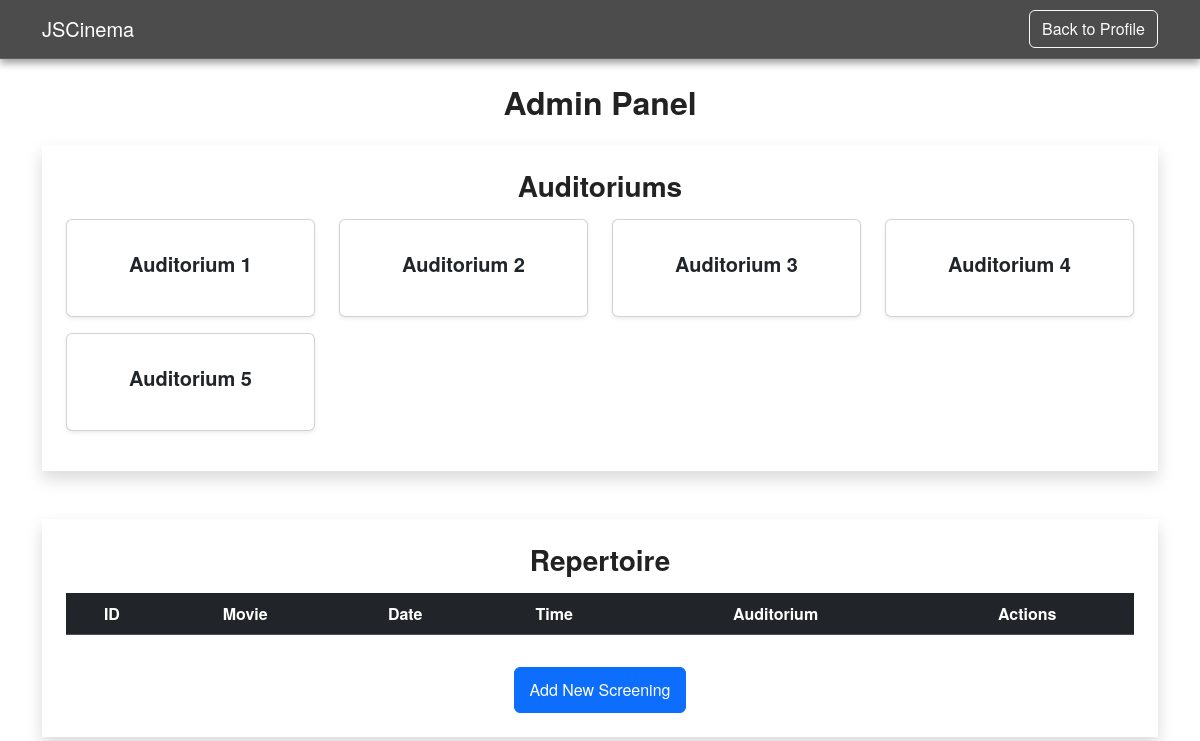
/auditorium_repertuar.php (signed in), run on the app's committed database.
### tables this page shows
CREATE TABLE `auditoriums` (
  `id` int(11) NOT NULL,
  `name` varchar(100) NOT NULL,
  `total_seats` int(11) NOT NULL,
  `created_at` timestamp NOT NULL DEFAULT current_timestamp()
);

### auditorium_repertuar.php (the view, shortened to what this page needs)
<?php
require 'db_connection.php';
$auditoriums = $conn->query("SELECT id, name FROM auditoriums");
?>
<!DOCTYPE html>
<html lang="pl">
<head>
    <link href="https://cdn.jsdelivr.net/npm/bootstrap@5.3.3/dist/css/bootstrap.min.css" rel="stylesheet">
    <link rel="stylesheet" href="style.css">
</head>
<body>
<nav class="navbar navbar-expand-lg navbar-dark bg-dark">
    <div class="container">
        <a class="navbar-brand" href="index.php">JSCinema</a>
        <a href="profile.php" class="btn btn-outline-light">Back to Profile</a>
    </div>
</nav>
<div class="container mt-4">
    <h2 class="text-center mb-4">Admin Panel</h2>
    <div class="card-auditorium-admin shadow p-4 mb-5">
        <h3 class="text-center mb-3">Auditoriums</h3>
        <div class="row">
            <?php while ($row = $auditoriums->fetch_assoc()): ?>
                <div class="col-md-3 mb-3">
                    <a href="auditorium.php?id=<?php echo $row['id']; ?>" class="card text-center p-3 text-decoration-none shadow-sm">
                        <div class="card-body">
                            <h5 class="card-title"><?php echo htmlspecialchars($row['name']); ?></h5>
                        </div>
                    </a>
                </div>
            <?php endwhile; ?>
        </div>
    </div>
    <div class="card-repertoires-admin shadow p-4">
        <h3 class="text-center mb-3">Repertoire</h3>
        <div class="table-responsive">
            <table class="table table-striped table-hover text-center align-middle">
                <thead class="table-dark">
                <tr>
                    <th>ID</th>
                    <th>Movie</th>
                    <th>Date</th>
                    <th>Time</th>
                    <th>Auditorium</th>
                    <th>Actions</th>
                </tr>
                </thead>
            </table>
        </div>
        <div class="text-center mt-3">
            <a href="add_screening.php" class="btn btn-primary">Add New Screening</a>
        </div>
    </div>
</div>
</body>
</html>

### style.css (style rules this page uses)
body { font-family: "Helvetica Neue", Arial, sans-serif; font-size: 16px; line-height: 1.6; color: #333; }
h1, h2, h3, h4, h5, h6 { font-family: "Helvetica Neue", Arial, sans-serif; font-weight: bold; color: #222; }
.navbar { box-shadow: 0 4px 8px rgba(0, 0, 0, 0.4); z-index: 1000; background-color: rgba(0, 0, 0, 0.7) !important; backdrop-filter: blur(6px); border-bottom: 1px solid rgba(255,255,255,0.1); }
.card { transition: transform 0.3s ease, box-shadow 0.3s ease; }
.card-auditorium-admin, .card-repertoires-admin { transform: none !important; transition: none !important; }
.btn-primary { padding: 10px 15px; font-size: 16px; }

### data on the page
auditoriums: name "Auditorium 1"
auditoriums: name "Auditorium 2"
auditoriums: name "Auditorium 3"
auditoriums: name "Auditorium 4"
auditoriums: name "Auditorium 5"
